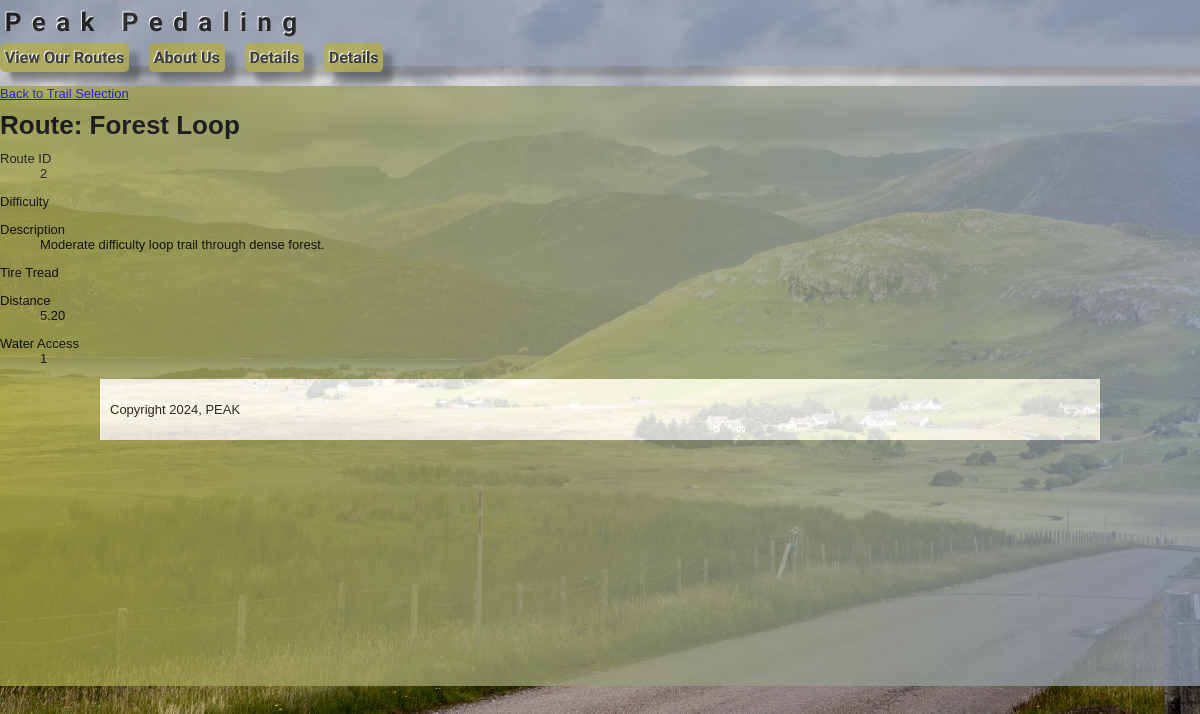
Page /peak_pedaling/public/detail.php?Route_ID=2 on the committed database.
### tables this page shows
CREATE TABLE `Route` (
    id INT AUTO_INCREMENT PRIMARY KEY,
    Difficulty VARCHAR(10) NOT NULL,
    Route_Name VARCHAR(255) NOT NULL UNIQUE,
    Description TEXT NOT NULL,
    Tire_Tread VARCHAR(10) NOT NULL,
    Distance DECIMAL(10, 2) NOT NULL,
    Water_Access BOOLEAN NOT NULL
);

### peak_pedaling/private/classes/databaseobject.class.php (called while the page is built, shortened)
<?php
class DatabaseObject {
  static protected $database;
  static protected $table_name = "";
  static public function set_database($database) {
    self::$database = $database;
  }
  static public function find_by_sql($sql) {
    $result = self::$database->query($sql);
    $object_array = [];
    while($record = $result->fetch_assoc()) {
      $object_array[] = static::instantiate($record);
    }
    return $object_array;
  }
  static public function find_by_id($id) {
    $sql = "SELECT * FROM " . static::$table_name . " ";
    $sql .= "WHERE id='" . self::$database->escape_string($id) . "'";
    $obj_array = static::find_by_sql($sql);
    if(!empty($obj_array)) {
      return array_shift($obj_array);
    } else {
      return false;
    }
  }
  static protected function instantiate($record) {
    $object = new static;
    foreach($record as $property => $value) {
      if(property_exists($object, $property)) {
        $object->$property = $value;
      }
    }
    return $object;
  }
}
?>

### peak_pedaling/private/classes/route.class.php (called while the page is built, shortened)
<?php
class Route extends DatabaseObject {
  public $Route_Name;
  public function __construct($args=[]) {
    $this->Route_Name = $args['Route_Name'] ?? '';
  }
  public function name() {
    return "{$this->Route_Name}";
  }
}

### peak_pedaling/private/functions.php (called while the page is built, shortened)
<?php
function h($string="") {
  return htmlspecialchars($string);
}
?>

### peak_pedaling/public/detail.php (the view, shortened to what this page needs)
<?php
  $id = $_GET['Route_ID'] ?? false;
  $route = Route::find_by_id($id);
?>
<?php include(SHARED_PATH . '/public_header.php'); ?>
<div id="main" role="main" tabindex="-1">
  <a href="routes.php">Back to Trail Selection</a>
  <div id="page">
      <h1>Route: <?php echo $route->name(); ?></h1>
      <div class="attributes">
        <dl>
          <dt>Route ID</dt>
          <dd><?php echo h($route->id); ?></dd>
        </dl>
        <dl>
          <dt>Difficulty</dt>
        </dl>
        <dl>
          <dt>Description</dt>
          <dd><?php echo h($route->Description); ?></dd>
        </dl>
        <dl>
          <dt>Tire Tread</dt>
        </dl>
        <dl>
          <dt>Distance</dt>
          <dd><?php echo h($route->Distance); ?></dd>
        </dl>
        <dl>
          <dt>Water Access</dt>
          <dd><?php echo h($route->Water_Access); ?></dd>
        </dl>
  </div>
</div>
<?php include(SHARED_PATH . '/public_footer.php'); ?>

### peak_pedaling/public/stylesheets/public.css (style rules this page uses)
html { height: 100%; width: 100%; }
body { width: 100%; height: 100%; border: 0; font: 13px/15px Verdana, Arial, Helvetica, sans-serif; background-image: url('../images/winding_road.jpg'); background-size: cover; background-repeat: no-repeat; background-attachment: fixed; background-position: center; margin: 0; padding: 0; position: relative; }
#main { background-size: 100% 100%; background-position: 0px 0px; background-image: linear-gradient(90deg, #A4A244 0%, #8B96AB 100%); opacity: .8; min-height: 600px; width: 100%; padding: 0; margin: 0; }
div#page { margin: 0; }

### rows in the picture
route: Route_Name "Forest Loop", id "2", Description "Moderate difficulty loop trail through dense forest.", Distance "5.20", Water_Access "1"
